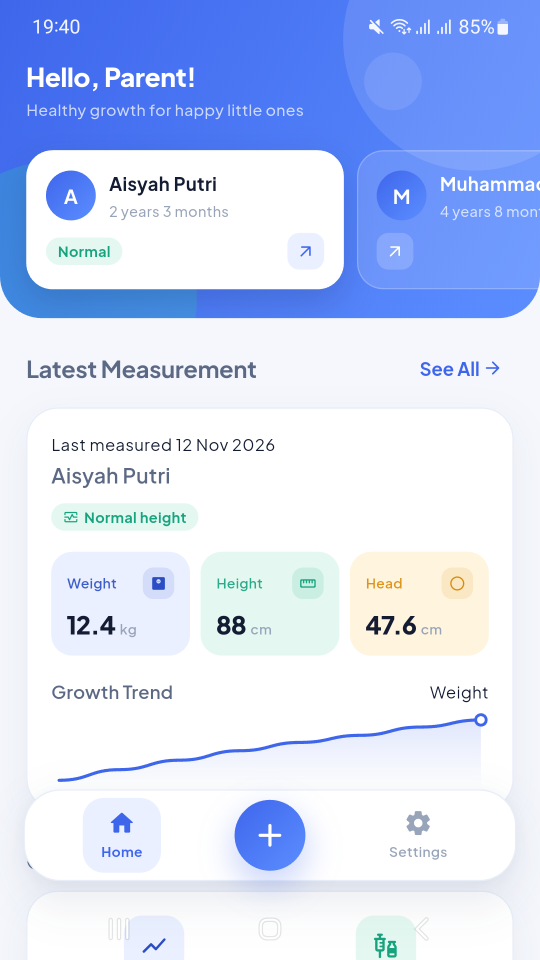
#> input picture docs/img/01-home.png, 1080 x 1920 px (shown at 1/2 size)
$ python generate_feature_graphic.py
#> lines starting #> are read from the running program, lines starting #| are printed output that depends on the picture; after the words box and inside, x2 and y2 are one past the last pixel; in counts of white or black regions, pixels touching at a corner belong together
"""Builds the 1024x500 Google Play feature graphic from the shipped icon and
real screenshots in docs/img. Run with Pillow available."""
from pathlib import Path
import numpy as np
from PIL import Image, ImageDraw, ImageFilter, ImageFont, ImageCms

ROOT = Path(__file__).resolve().parent.parent.parent
OUT = ROOT / 'docs/img/play-store-feature-graphic-1024x500.png'
S = 2  # supersampling
W, H = 1024 * S, 500 * S

FONT = ROOT / 'src/assets/fonts'
EXTRA = FONT / 'PlusJakartaSans-ExtraBold.ttf'
BOLD = FONT / 'PlusJakartaSans-Bold.ttf'
SEMI = FONT / 'PlusJakartaSans-SemiBold.ttf'
MEDIUM = FONT / 'PlusJakartaSans-Medium.ttf'
REGULAR = FONT / 'PlusJakartaSans-Regular.ttf'


def f(path, size):
    return ImageFont.truetype(str(path), int(size * S))


def gradient():
    y, x = np.mgrid[0:H, 0:W]
    t = (x / (W - 1) * 0.66 + y / (H - 1) * 0.34).clip(0, 1)
    stops = [(0.0, (35, 65, 190)), (0.52, (62, 124, 234)), (1.0, (46, 196, 182))]
    out = np.zeros((H, W, 3), dtype=np.float32)
    for i in range(len(stops) - 1):
        a, ca = stops[i]
        b, cb = stops[i + 1]
        m = (t >= a) & (t <= b)
        u = ((t[m] - a) / (b - a))[:, None]
        for c in range(3):
            out[m, c] = ca[c] * (1 - u[:, 0]) + cb[c] * u[:, 0]
    return Image.fromarray(out.clip(0, 255).astype(np.uint8), 'RGB').convert('RGBA')


def tracked_text(draw, text, xy, font, fill, tracking=0):
    x, y = xy
    for ch in text:
        draw.text((x, y), ch, font=font, fill=fill)
        x += draw.textlength(ch, font=font) + tracking * S


def phone(screenshot_path, height, radius=34, bezel=9):
    shot = Image.open(screenshot_path).convert('RGB')
    width = int(round(height * 9 / 16))
    screen_w, screen_h = width - bezel * 2, height - bezel * 2
    screen = shot.resize((screen_w, screen_h), Image.LANCZOS)
    screen_mask = Image.new('L', (screen_w, screen_h), 0)
    ImageDraw.Draw(screen_mask).rounded_rectangle(
        [0, 0, screen_w - 1, screen_h - 1], radius=int(radius - bezel), fill=255
    )

    device = Image.new('RGBA', (width, height), (0, 0, 0, 0))
    d = ImageDraw.Draw(device)
    d.rounded_rectangle(
        [0, 0, width - 1, height - 1], radius=int(radius), fill=(15, 24, 45, 255)
    )
    d.rounded_rectangle(
        [1, 1, width - 2, height - 2],
        radius=int(radius - 1),
        outline=(255, 255, 255, 45),
        width=max(1, int(1.5 * S)),
    )
    device.paste(screen, (bezel, bezel), screen_mask)
    return device


def drop_shadow(size, radius, blur, color=(5, 16, 45, 130), offset=(0, 16)):
    w, h = size
    pad = blur * 3
    shadow = Image.new('RGBA', (w + pad * 2, h + pad * 2), (0, 0, 0, 0))
    ImageDraw.Draw(shadow).rounded_rectangle(
        [pad, pad, pad + w, pad + h], radius=radius, fill=color
    )
    shadow = shadow.filter(ImageFilter.GaussianBlur(blur))
    return shadow, (offset[0] - pad, offset[1] - pad)


def rotate(img, angle):
    return img.rotate(angle, expand=True, resample=Image.BICUBIC)


def main():
    base = gradient()
    deco = Image.new('RGBA', (W, H), (0, 0, 0, 0))
#> deco: PIL image 2048x1000 RGBA; every value is 0
    draw = ImageDraw.Draw(deco)

    glow = Image.new('RGBA', (W, H), (0, 0, 0, 0))
    gd = ImageDraw.Draw(glow)
    gd.ellipse([W * 0.52, -H * 0.35, W * 1.2, H * 1.3], fill=(255, 255, 255, 20))
    gd.ellipse([-W * 0.1, H * 0.55, W * 0.5, H * 1.5], fill=(255, 255, 255, 12))
    glow = glow.filter(ImageFilter.GaussianBlur(40 * S))
    base.alpha_composite(glow)

    for cx, cy, r, col in [
        (0.06, 0.12, 0.055, (255, 255, 255, 16)),
        (0.94, 0.08, 0.14, (255, 255, 255, 13)),
        (0.78, 0.92, 0.09, (17, 188, 173, 50)),
        (0.57, 0.10, 0.018, (255, 255, 255, 45)),
        (0.49, 0.85, 0.011, (255, 255, 255, 65)),
    ]:
        draw.ellipse(
            [(cx * W) - r * W, (cy * H) - r * W, (cx * W) + r * W, (cy * H) + r * W],
            fill=col,
        )

    def sparkle(cx, cy, size, color):
#> called with cx = 614.4, cy = 170, size = 18, color = (255, 255, 255, 95)
        pts = []
        for i in range(8):
            ang = i * 3.14159265 / 4
            rr = size if i % 2 == 0 else size * 0.22
            pts.append((cx + np.cos(ang) * rr, cy + np.sin(ang) * rr))
        draw.polygon(pts, fill=color)

    sparkle(W * 0.30, H * 0.17, 9 * S, (255, 255, 255, 95))
    sparkle(W * 0.46, H * 0.80, 6 * S, (255, 255, 255, 80))
    sparkle(W * 0.62, H * 0.20, 5 * S, (255, 255, 255, 70))
    base.alpha_composite(deco)

    main_phone = phone(ROOT / 'docs/img/01-home.png', 446 * S)
#> in phone, shot is the input picture: PIL image 1080x1920 RGB; mean R, G, B 203.8, 216.8, 247.1
#> in phone, `screen_mask = Image.new('L', (screen_w, screen_h), 0)`: screen_mask: PIL image 484x874 L; every value is 0
#> in phone, `ImageDraw.Draw(screen_mask).rounded_rectangle( [0, 0, screen_w - 1, sc..`: screen_mask: PIL image 484x874 L; 99.9% white; 4 black regions, box (x1, y1, x2, y2) and area: (0, 0, 21, 21) 144, (463, 0, 484, 21) 144, (0, 853, 21, 874) 144, (463, 853, 484, 874) 144
#> in phone, `device = Image.new('RGBA', (width, height), (0, 0, 0, 0))`: device: PIL image 502x892 RGBA; every value is 0
    growth_phone = phone(ROOT / 'docs/img/03-growth-history.png', 368 * S, radius=30, bezel=8)
#> call 2 of phone, with height = 736, radius = 30, bezel = 8
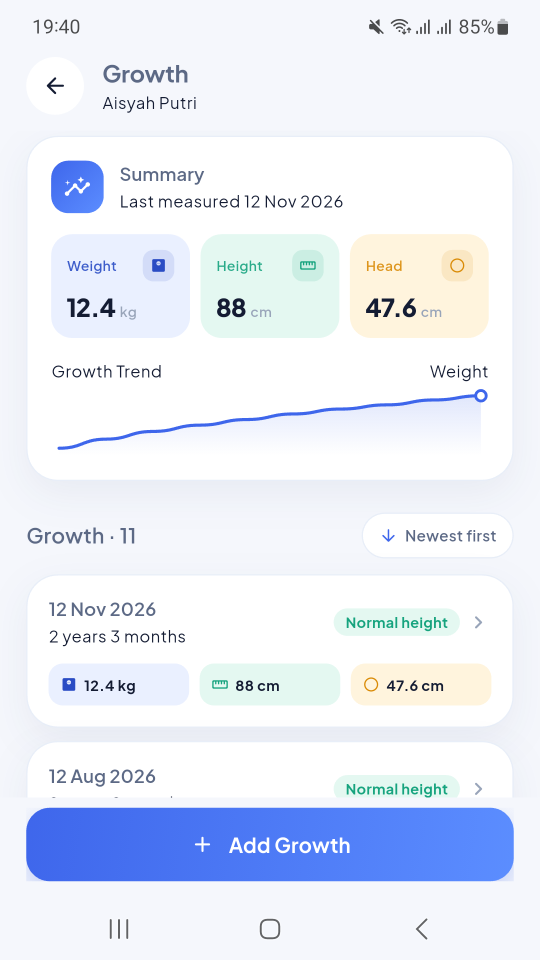
#> input picture docs/img/03-growth-history.png, 1080 x 1920 px (shown at 1/2 size)
#> in phone, shot is the input picture: PIL image 1080x1920 RGB; mean R, G, B 231.1, 236.5, 247.7
#> in phone (call 2), `screen_mask = Image.new('L', (screen_w, screen_h), 0)`: screen_mask: PIL image 398x720 L; every value is 0
#> in phone (call 2), `ImageDraw.Draw(screen_mask).rounded_rectangle( [0, 0, screen_w - 1, sc..`: screen_mask: PIL image 398x720 L; 99.8% white; 4 black regions, box (x1, y1, x2, y2) and area: (0, 0, 18, 18) 111, (380, 0, 398, 18) 111, (0, 702, 18, 720) 111, (380, 702, 398, 720) 111
#> in phone (call 2), `device = Image.new('RGBA', (width, height), (0, 0, 0, 0))`: device: PIL image 414x736 RGBA; every value is 0
    vaccine_phone = phone(ROOT / 'docs/img/05-vaccination-schedule.png', 368 * S, radius=30, bezel=8)
#> call 3 of phone, with height = 736, radius = 30, bezel = 8
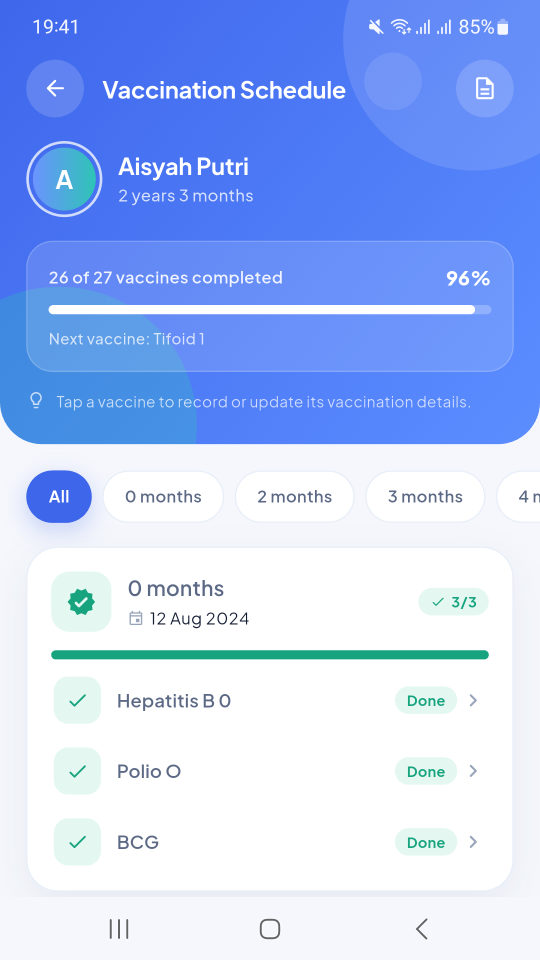
#> input picture docs/img/05-vaccination-schedule.png, 1080 x 1920 px (shown at 1/2 size)
#> in phone, shot is the input picture: PIL image 1080x1920 RGB; mean R, G, B 173.1, 196.1, 246.6

    for asset, pos, angle in [
        (growth_phone, (495 * S, 82 * S), -8),
        (vaccine_phone, (806 * S, 74 * S), 8),
    ]:
        shadow, off = drop_shadow(asset.size, 30 * S, 26 * S, color=(5, 16, 45, 125), offset=(0, 14 * S))
        rot_shadow = rotate(shadow, angle)
        rot_asset = rotate(asset, angle)
        sx = int(pos[0] + (asset.width - rot_shadow.width) / 2 + off[0])
        sy = int(pos[1] + (asset.height - rot_shadow.height) / 2 + off[1])
        base.alpha_composite(rot_shadow, (sx, sy))
        ax = int(pos[0] + (asset.width - rot_asset.width) / 2)
        ay = int(pos[1] + (asset.height - rot_asset.height) / 2)
        base.alpha_composite(rot_asset, (ax, ay))
#> this loop made 2 passes
#> (pos, angle, w in drop_shadow, h in drop_shadow, pad in drop_shadow, off, sx, sy) on passes 1 to 2: ((990, 164), -8, 414, 736, 156, (-156, -128), 608, -166), ((1612, 148), 8, 414, 736, 156, (-156, -128), 1230, -182)
#> pass 1, in main, `rot_asset = rotate(asset, angle)`:
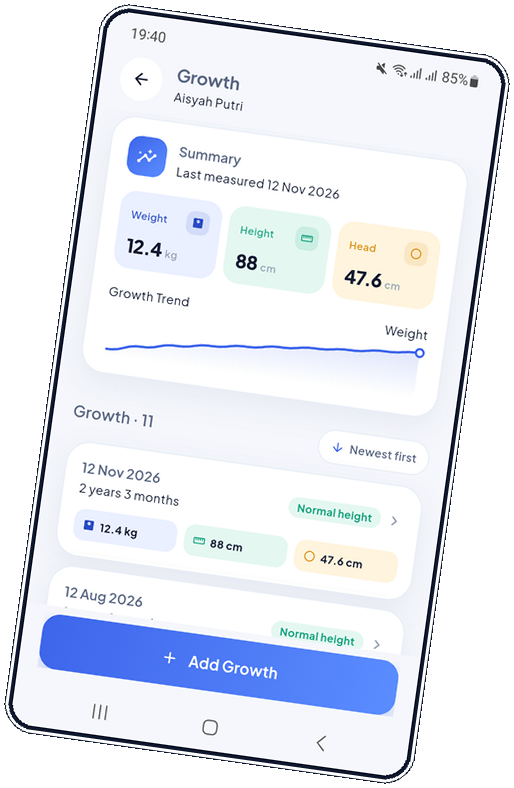
#> rot_asset: PIL image 514x788 RGBA; mean R, G, B, A 166.7, 170.8, 179.4, 187.7; transparent parts drawn white
#> after the loop:
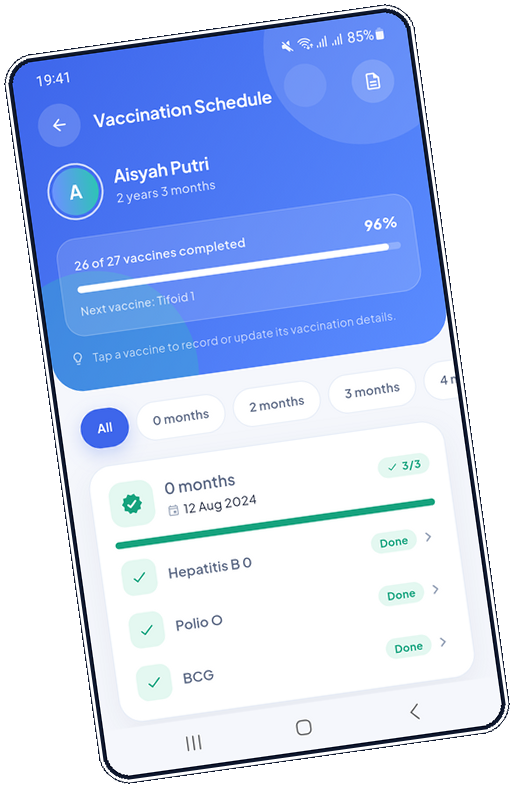
#> rot_asset: PIL image 514x788 RGBA; mean R, G, B, A 125.8, 142.3, 178.7, 187.7; transparent parts drawn white
#> after the loop:
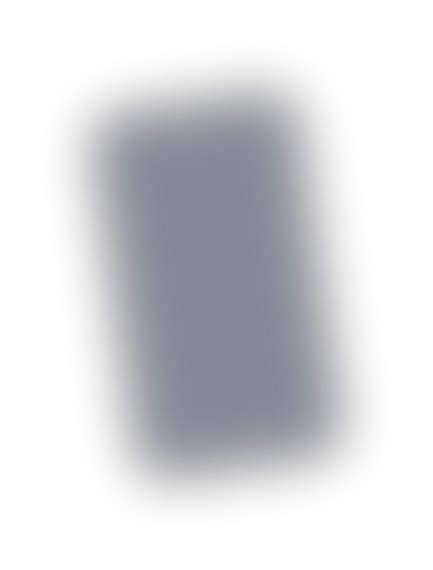
#> rot_shadow: PIL image 866x1140 RGBA (shown at 1/2 size); mean R, G, B, A 1.1, 4.5, 13, 38.1; transparent parts drawn white

    mpos = (642 * S, 28 * S)
    shadow, off = drop_shadow(main_phone.size, 34 * S, 30 * S, color=(4, 14, 42, 150), offset=(0, 18 * S))
#> call 3 of drop_shadow, with size = (502, 892), radius = 68, blur = 60, color = (4, 14, 42, 150), offset = (0, 36)
#> in drop_shadow (call 3), `shadow = Image.new('RGBA', (w + pad * 2, h + pad * 2), (0, 0, 0, 0))`: shadow: PIL image 862x1252 RGBA; every value is 0
#> in drop_shadow (call 3), `shadow = shadow.filter(ImageFilter.GaussianBlur(blur))`:
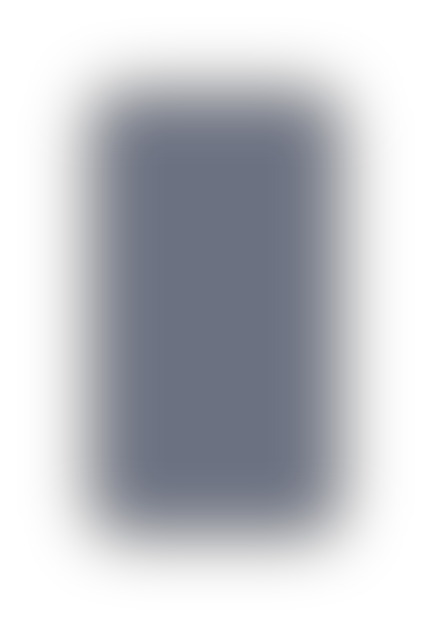
#> shadow: PIL image 862x1252 RGBA (shown at 1/2 size); mean R, G, B, A 1.7, 5.8, 17.3, 61.9; transparent parts drawn white
#> off = (-180, -144)
    base.alpha_composite(shadow, (mpos[0] + off[0], mpos[1] + off[1]))
    base.alpha_composite(main_phone, mpos)
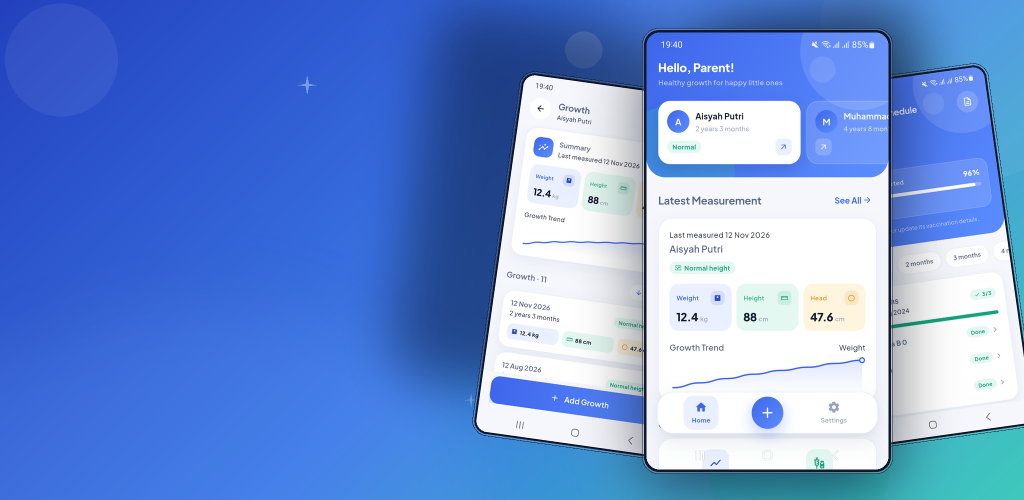
#> base: PIL image 2048x1000 RGBA (shown at 1/2 size); mean R, G, B, A 110, 145.8, 214.9, 255

    fg = Image.new('RGBA', (W, H), (0, 0, 0, 0))
    draw = ImageDraw.Draw(fg)
#> (the run stopped early here; a loop or call above may not have finished)
